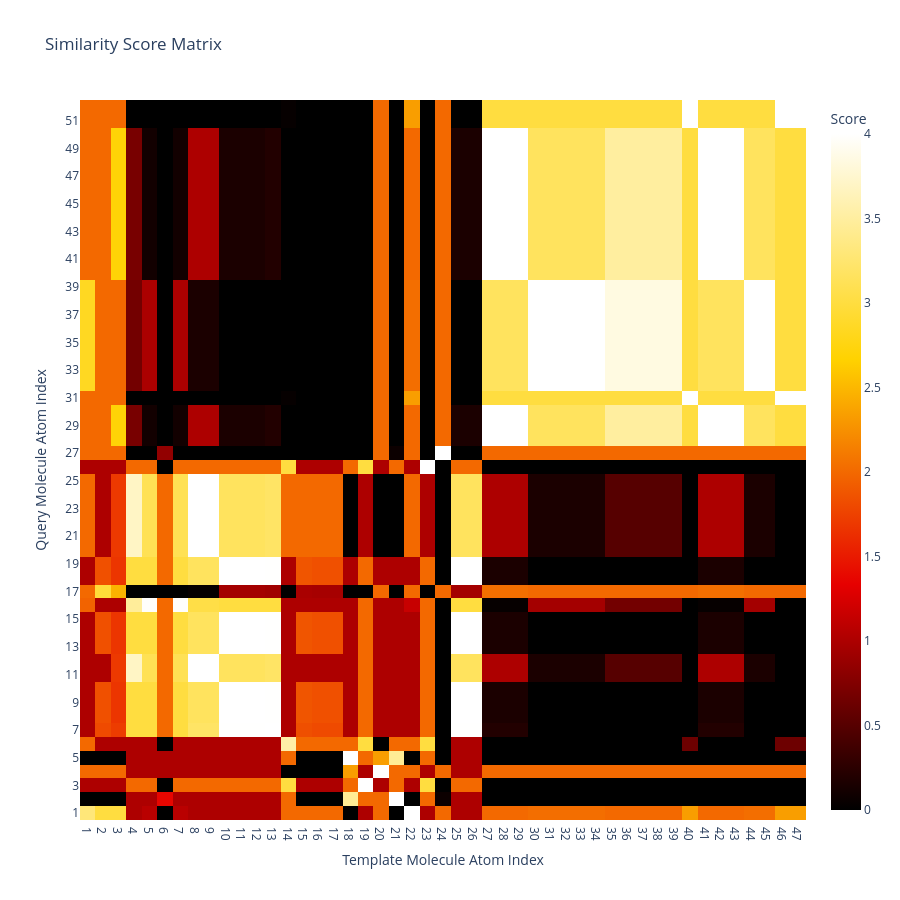

Notebook cell for this chart:
### Code cell
# 用plotly绘制相似性得分矩阵的热力图，可以交互式查看横纵坐标
import plotly.graph_objs as go
import numpy as np

# 构造x轴和y轴标签（原子索引从1开始）
x_labels = [str(i+1) for i in range(matrix.shape[1])]
y_labels = [str(i+1) for i in range(matrix.shape[0])]

heatmap = go.Heatmap(
    z=matrix,
    x=x_labels,
    y=y_labels,
    colorscale='Hot',
    colorbar=dict(title='Score'),
    hoverongaps=False,
    hovertemplate='Query Atom: %{y}<br>Template Atom: %{x}<br>Score: %{z:.1f}<extra></extra>'
)

layout = go.Layout(
    title='Similarity Score Matrix',
    xaxis=dict(title='Template Molecule Atom Index'),
    yaxis=dict(title='Query Molecule Atom Index'),
    width=900,
    height=900
)

fig = go.Figure(data=[heatmap], layout=layout)
fig.show()

### Figure 1 — Plotly figure (JSON) as saved in the notebook; plotly's stock layout.template omitted (floating-point values rounded to 4 significant figures; data arrays with more than 128 entries replaced by an {"elided": "..."} marker saying what was removed)
{"data": [{"colorbar": {"title": {"text": "Score"}}, "colorscale": [[0, "rgb(0,0,0)"], [0.3333, "rgb(230,0,0)"], [0.6667, "rgb(255,210,0)"], [1, "rgb(255,255,255)"]], "hoverongaps": false, "hovertemplate": "Query Atom: %{y}<br>Template Atom: %{x}<br>Score: %{z:.1f}<extra></extra>", "type": "heatmap", "x": ["1", "2", "3", "4", "5", "6", "7", "8", "9", "10", "11", "12", "13", "14", "15", "16", "17", "18", "19", "20", "21", "22", "23", "24", "25", "26", "27", "28", "29", "30", "31", "32", "33", "34", "35", "36", "37", "38", "39", "40", "41", "42", "43", "44", "45", "46", "47"], "y": ["1", "2", "3", "4", "5", "6", "7", "8", "9", "10", "11", "12", "13", "14", "15", "16", "17", "18", "19", "20", "21", "22", "23", "24", "25", "26", "27", "28", "29", "30", "31", "32", "33", "34", "35", "36", "37", "38", "39", "40", "41", "42", "43", "44", "45", "46", "47", "48", "49", "50", "51", "52"], "z": {"elided": "52x47 float values"}}], "layout": {"height": 900, "title": {"text": "Similarity Score Matrix"}, "width": 900, "xaxis": {"title": {"text": "Template Molecule Atom Index"}}, "yaxis": {"title": {"text": "Query Molecule Atom Index"}}}}
